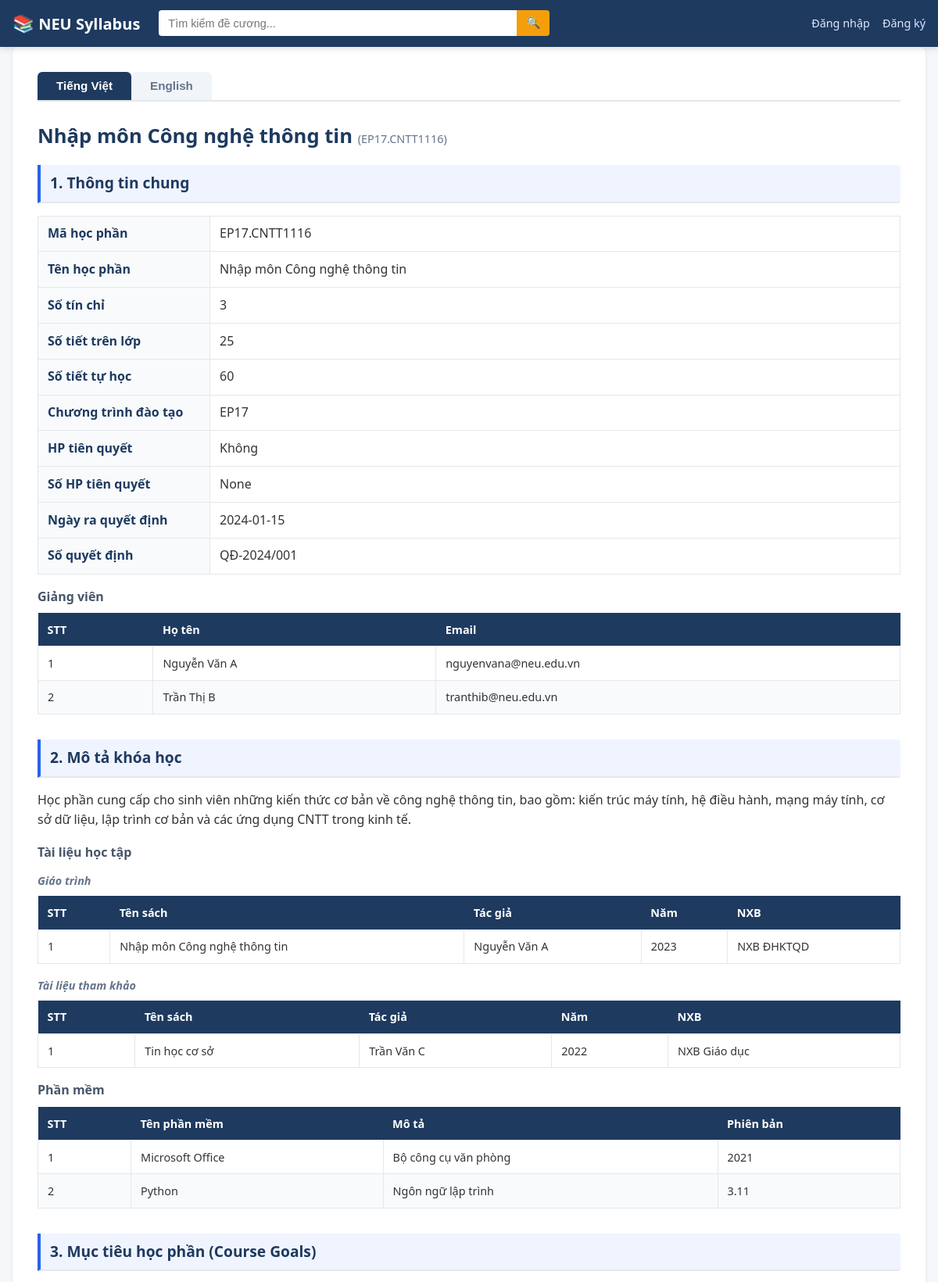
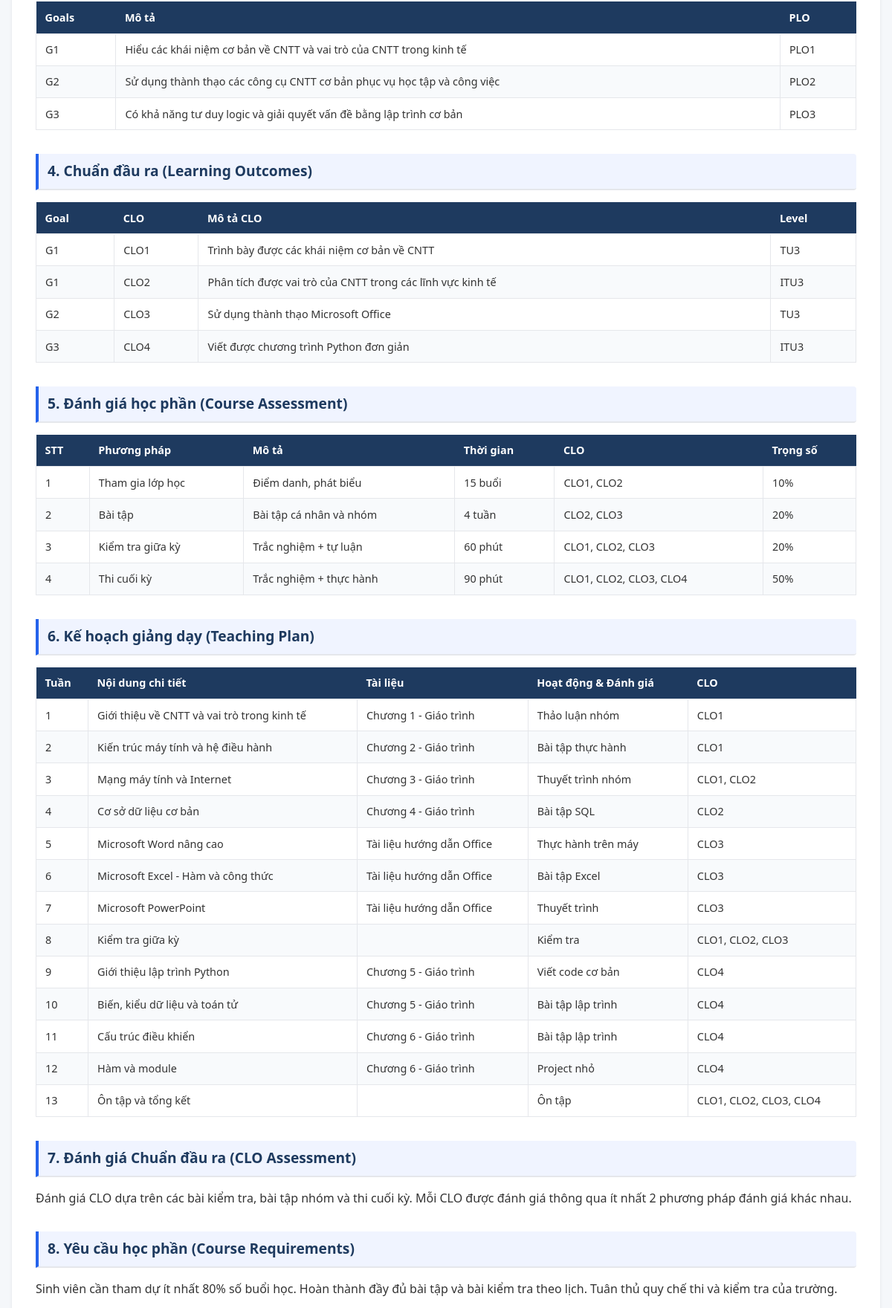
Screenshot of /syllabus/EP17.CNTT1116 (upper part) with the database file from the repository (2 pictures, top to bottom).
### tables this page shows
CREATE TABLE syllabi (
    id INTEGER PRIMARY KEY AUTOINCREMENT,
    course_code TEXT UNIQUE NOT NULL,
    course_title_vi TEXT,
    course_title_en TEXT,
    credits INTEGER DEFAULT 0,
    contact_hours INTEGER DEFAULT 0,
    self_study_hours INTEGER DEFAULT 0,
    training_program TEXT,
    decision_date TEXT,
    decision_number TEXT,
    prerequisite_courses_vi TEXT,
    prerequisite_courses_en TEXT,
    num_prerequisite_courses TEXT DEFAULT 'None',
    description_vi TEXT,
    description_en TEXT,
    clo_assessment_vi TEXT,
    clo_assessment_en TEXT,
    course_requirements_vi TEXT,
    course_requirements_en TEXT,
    adjustment_time TEXT,
    created_at TIMESTAMP DEFAULT CURRENT_TIMESTAMP,
    updated_at TIMESTAMP DEFAULT CURRENT_TIMESTAMP
);

CREATE TABLE syllabus_instructors (
    id INTEGER PRIMARY KEY AUTOINCREMENT,
    syllabus_id INTEGER NOT NULL,
    language TEXT NOT NULL DEFAULT 'VI',
    full_name TEXT NOT NULL,
    email TEXT,
    FOREIGN KEY (syllabus_id) REFERENCES syllabi(id) ON DELETE CASCADE
);

CREATE TABLE syllabus_books (
    id INTEGER PRIMARY KEY AUTOINCREMENT,
    syllabus_id INTEGER NOT NULL,
    language TEXT NOT NULL DEFAULT 'VI',
    book_type TEXT NOT NULL DEFAULT 'textbook',
    title TEXT NOT NULL,
    author TEXT,
    year TEXT,
    publisher TEXT,
    FOREIGN KEY (syllabus_id) REFERENCES syllabi(id) ON DELETE CASCADE
);

CREATE TABLE syllabus_software (
    id INTEGER PRIMARY KEY AUTOINCREMENT,
    syllabus_id INTEGER NOT NULL,
    language TEXT NOT NULL DEFAULT 'VI',
    software_name TEXT NOT NULL,
    description TEXT,
    version TEXT,
    FOREIGN KEY (syllabus_id) REFERENCES syllabi(id) ON DELETE CASCADE
);

CREATE TABLE course_goals (
    id INTEGER PRIMARY KEY AUTOINCREMENT,
    syllabus_id INTEGER NOT NULL,
    language TEXT NOT NULL DEFAULT 'VI',
    goal_code TEXT NOT NULL,
    description TEXT,
    plo TEXT,
    FOREIGN KEY (syllabus_id) REFERENCES syllabi(id) ON DELETE CASCADE
);

CREATE TABLE learning_outcomes (
    id INTEGER PRIMARY KEY AUTOINCREMENT,
    syllabus_id INTEGER NOT NULL,
    language TEXT NOT NULL DEFAULT 'VI',
    goal TEXT,
    clo_code TEXT NOT NULL,
    clo_description TEXT,
    level TEXT,
    FOREIGN KEY (syllabus_id) REFERENCES syllabi(id) ON DELETE CASCADE
);

CREATE TABLE course_assessments (
    id INTEGER PRIMARY KEY AUTOINCREMENT,
    syllabus_id INTEGER NOT NULL,
    language TEXT NOT NULL DEFAULT 'VI',
    order_num INTEGER DEFAULT 0,
    method TEXT,
    description TEXT,
    time TEXT,
    clo TEXT,
    weight TEXT,
    FOREIGN KEY (syllabus_id) REFERENCES syllabi(id) ON DELETE CASCADE
);

CREATE TABLE teaching_plans (
    id INTEGER PRIMARY KEY AUTOINCREMENT,
    syllabus_id INTEGER NOT NULL,
    language TEXT NOT NULL DEFAULT 'VI',
    week INTEGER NOT NULL,
    detail TEXT,
    reference TEXT,
    activities_assessment TEXT,
    clo TEXT,
    FOREIGN KEY (syllabus_id) REFERENCES syllabi(id) ON DELETE CASCADE
);

### app.py (the view)
@app.route('/syllabus/<course_code>')
def course_detail(course_code):
    syllabus = models.get_syllabus_by_code(course_code)
    if not syllabus:
        flash('Không tìm thấy đề cương.', 'danger')
        return redirect(url_for('index'))
    sid = syllabus['id']
    data = {
        'syllabus': syllabus,
        'instructors_vi': models.get_sub_items('syllabus_instructors', sid, 'VI'),
        'instructors_en': models.get_sub_items('syllabus_instructors', sid, 'EN'),
        'books_vi': models.get_sub_items('syllabus_books', sid, 'VI'),
        'books_en': models.get_sub_items('syllabus_books', sid, 'EN'),
        'software_vi': models.get_sub_items('syllabus_software', sid, 'VI'),
        'software_en': models.get_sub_items('syllabus_software', sid, 'EN'),
        'goals_vi': models.get_sub_items('course_goals', sid, 'VI', 'goal_code'),
        'goals_en': models.get_sub_items('course_goals', sid, 'EN', 'goal_code'),
        'outcomes_vi': models.get_sub_items('learning_outcomes', sid, 'VI', 'clo_code'),
        'outcomes_en': models.get_sub_items('learning_outcomes', sid, 'EN', 'clo_code'),
        'assessments_vi': models.get_sub_items('course_assessments', sid, 'VI', 'order_num'),
        'assessments_en': models.get_sub_items('course_assessments', sid, 'EN', 'order_num'),
        'plans_vi': models.get_sub_items('teaching_plans', sid, 'VI', 'week'),
        'plans_en': models.get_sub_items('teaching_plans', sid, 'EN', 'week'),
    }
    return render_template('course_detail.html', **data)

### templates/course_detail.html (shortened to what this page needs)
{% extends 'base.html' %}
{% block content %}
<section class="section syllabus-detail">
    <div class="lang-tabs">
        <button class="lang-tab active" data-lang="vi" onclick="switchLang('vi')">Tiếng Việt</button>
        <button class="lang-tab" data-lang="en" onclick="switchLang('en')">English</button>
    </div>
    <div class="syllabus-header">
        <h1>
            <span class="lang-vi">{{ syllabus['course_title_vi'] }}</span>
            <small>({{ syllabus['course_code'] }})</small>
        </h1>
    </div>
    <div class="syllabus-section">
        <h2>
            <span class="lang-vi">1. Thông tin chung</span>
        </h2>
        <table class="info-table">
            <tr>
                <th><span class="lang-vi">Mã học phần</span><span class="lang-en" style="display:none">Course Code</span></th>
                <td>{{ syllabus['course_code'] }}</td>
            </tr>
            <tr>
                <th><span class="lang-vi">Tên học phần</span><span class="lang-en" style="display:none">Course Title</span></th>
                <td>
                    <span class="lang-vi">{{ syllabus['course_title_vi'] }}</span>
                </td>
            </tr>
            <tr>
                <th><span class="lang-vi">Số tín chỉ</span><span class="lang-en" style="display:none">Credits</span></th>
                <td>{{ syllabus['credits'] }}</td>
            </tr>
            <tr>
                <th><span class="lang-vi">Số tiết trên lớp</span><span class="lang-en" style="display:none">Contact Hours</span></th>
                <td>{{ syllabus['contact_hours'] }}</td>
            </tr>
            <tr>
                <th><span class="lang-vi">Số tiết tự học</span><span class="lang-en" style="display:none">Self-study Hours</span></th>
                <td>{{ syllabus['self_study_hours'] }}</td>
            </tr>
            <tr>
                <th><span class="lang-vi">Chương trình đào tạo</span><span class="lang-en" style="display:none">Training Program</span></th>
                <td>{{ syllabus['training_program'] }}</td>
            </tr>
            <tr>
                <th><span class="lang-vi">HP tiên quyết</span><span class="lang-en" style="display:none">Prerequisites</span></th>
                <td>
                    <span class="lang-vi">{{ syllabus['prerequisite_courses_vi'] or 'Không' }}</span>
                </td>
            </tr>
            <tr>
                <th><span class="lang-vi">Số HP tiên quyết</span><span class="lang-en" style="display:none">Number of Prerequisites</span></th>
                <td>{{ syllabus['num_prerequisite_courses'] }}</td>
            </tr>
            <tr>
                <th><span class="lang-vi">Ngày ra quyết định</span><span class="lang-en" style="display:none">Decision Date</span></th>
                <td>{{ syllabus['decision_date'] }}</td>
            </tr>
            <tr>
                <th><span class="lang-vi">Số quyết định</span><span class="lang-en" style="display:none">Decision Number</span></th>
                <td>{{ syllabus['decision_number'] }}</td>
            </tr>
        </table>
        <h3>
            <span class="lang-vi">Giảng viên</span>
        </h3>
        <div class="lang-vi">
        {% if instructors_vi %}
        <table class="data-table">
            <thead><tr><th>STT</th><th>Họ tên</th><th>Email</th></tr></thead>
            <tbody>
            {% for i in instructors_vi %}
            <tr><td>{{ loop.index }}</td><td>{{ i['full_name'] }}</td><td>{{ i['email'] }}</td></tr>
            {% endfor %}
            </tbody>
        </table>
        {% else %}<p class="empty-note">Chưa có thông tin.</p>{% endif %}
        </div>
    </div>
    <div class="syllabus-section">
        <h2>
            <span class="lang-vi">2. Mô tả khóa học</span>
        </h2>
        <div class="lang-vi">
            <p>{{ syllabus['description_vi'] or 'Chưa có thông tin.' }}</p>
        </div>
        <h3>
            <span class="lang-vi">Tài liệu học tập</span>
        </h3>
        <div class="lang-vi">
        {% set textbooks_vi = books_vi|selectattr('book_type', 'equalto', 'textbook')|list %}
        {% set refs_vi = books_vi|selectattr('book_type', 'equalto', 'reference')|list %}
        {% if textbooks_vi %}
        <h4>Giáo trình</h4>
        <table class="data-table">
            <thead><tr><th>STT</th><th>Tên sách</th><th>Tác giả</th><th>Năm</th><th>NXB</th></tr></thead>
            <tbody>
            {% for b in textbooks_vi %}
            <tr><td>{{ loop.index }}</td><td>{{ b['title'] }}</td><td>{{ b['author'] }}</td><td>{{ b['year'] }}</td><td>{{ b['publisher'] }}</td></tr>
            {% endfor %}
            </tbody>
        </table>
        {% endif %}
        {% if refs_vi %}
        <h4>Tài liệu tham khảo</h4>
        <table class="data-table">
            <thead><tr><th>STT</th><th>Tên sách</th><th>Tác giả</th><th>Năm</th><th>NXB</th></tr></thead>
            <tbody>
            {% for b in refs_vi %}
            <tr><td>{{ loop.index }}</td><td>{{ b['title'] }}</td><td>{{ b['author'] }}</td><td>{{ b['year'] }}</td><td>{{ b['publisher'] }}</td></tr>
            {% endfor %}
            </tbody>
        </table>
        {% endif %}
        </div>
        {% set textbooks_en = books_en|selectattr('book_type', 'equalto', 'textbook')|list %}
        {% set refs_en = books_en|selectattr('book_type', 'equalto', 'reference')|list %}
        <h3>
            <span class="lang-vi">Phần mềm</span>
        </h3>
        <div class="lang-vi">
        {% if software_vi %}
        <table class="data-table">
            <thead><tr><th>STT</th><th>Tên phần mềm</th><th>Mô tả</th><th>Phiên bản</th></tr></thead>
            <tbody>
            {% for sw in software_vi %}
            <tr><td>{{ loop.index }}</td><td>{{ sw['software_name'] }}</td><td>{{ sw['description'] }}</td><td>{{ sw['version'] }}</td></tr>
            {% endfor %}
            </tbody>
        </table>
        {% else %}<p class="empty-note">Chưa có thông tin.</p>{% endif %}
        </div>
    </div>
    <div class="syllabus-section">
        <h2>
            <span class="lang-vi">3. Mục tiêu học phần (Course Goals)</span>
        </h2>
        <div class="lang-vi">
        {% if goals_vi %}
        <table class="data-table">
            <thead><tr><th>Goals</th><th>Mô tả</th><th>PLO</th></tr></thead>
            <tbody>
            {% for g in goals_vi %}
            <tr><td>{{ g['goal_code'] }}</td><td>{{ g['description'] }}</td><td>{{ g['plo'] }}</td></tr>
            {% endfor %}
            </tbody>
        </table>
        {% else %}<p class="empty-note">Chưa có thông tin.</p>{% endif %}
        </div>
    </div>
    <div class="syllabus-section">
        <h2>
            <span class="lang-vi">4. Chuẩn đầu ra (Learning Outcomes)</span>
        </h2>
        <div class="lang-vi">
        {% if outcomes_vi %}
        <table class="data-table">
            <thead><tr><th>Goal</th><th>CLO</th><th>Mô tả CLO</th><th>Level</th></tr></thead>
            <tbody>
            {% for o in outcomes_vi %}
            <tr><td>{{ o['goal'] }}</td><td>{{ o['clo_code'] }}</td><td>{{ o['clo_description'] }}</td><td>{{ o['level'] }}</td></tr>
            {% endfor %}
            </tbody>
        </table>
        {% else %}<p class="empty-note">Chưa có thông tin.</p>{% endif %}
        </div>
    </div>
    <div class="syllabus-section">
        <h2>
            <span class="lang-vi">5. Đánh giá học phần (Course Assessment)</span>
        </h2>
        <div class="lang-vi">
        {% if assessments_vi %}
        <table class="data-table">
            <thead><tr><th>STT</th><th>Phương pháp</th><th>Mô tả</th><th>Thời gian</th><th>CLO</th><th>Trọng số</th></tr></thead>
            <tbody>
            {% for a in assessments_vi %}
            <tr><td>{{ a['order_num'] }}</td><td>{{ a['method'] }}</td><td>{{ a['description'] }}</td><td>{{ a['time'] }}</td><td>{{ a['clo'] }}</td><td>{{ a['weight'] }}</td></tr>
            {% endfor %}
            </tbody>
        </table>
        {% else %}<p class="empty-note">Chưa có thông tin.</p>{% endif %}
        </div>
    </div>
    <div class="syllabus-section">
        <h2>
            <span class="lang-vi">6. Kế hoạch giảng dạy (Teaching Plan)</span>
        </h2>
        <div class="lang-vi">
        {% if plans_vi %}
        <table class="data-table">
            <thead><tr><th>Tuần</th><th>Nội dung chi tiết</th><th>Tài liệu</th><th>Hoạt động & Đánh giá</th><th>CLO</th></tr></thead>
            <tbody>
            {% for p in plans_vi %}
            <tr><td>{{ p['week'] }}</td><td>{{ p['detail'] }}</td><td>{{ p['reference'] }}</td><td>{{ p['activities_assessment'] }}</td><td>{{ p['clo'] }}</td></tr>
            {% endfor %}
            </tbody>
        </table>
        {% else %}<p class="empty-note">Chưa có thông tin.</p>{% endif %}
        </div>
    </div>
    <div class="syllabus-section">
        <h2>
            <span class="lang-vi">7. Đánh giá Chuẩn đầu ra (CLO Assessment)</span>
        </h2>
        <div class="lang-vi">
            <p>{{ syllabus['clo_assessment_vi'] or 'Chưa có thông tin.' }}</p>
        </div>
    </div>
    <div class="syllabus-section">
        <h2>
            <span class="lang-vi">8. Yêu cầu học phần (Course Requirements)</span>
        </h2>
        <div class="lang-vi">
            <p>{{ syllabus['course_requirements_vi'] or 'Chưa có thông tin.' }}</p>
        </div>
    </div>
</section>
{% endblock %}

### rows the page displays
syllabi: course_title_vi "Nhập môn Công nghệ thông tin", course_code "EP17.CNTT1116", credits "3", contact_hours "25", self_study_hours "60", training_program "EP17", prerequisite_courses_vi "Không", num_prerequisite_courses "None", decision_date "2024-01-15", decision_number "QĐ-2024/001", description_vi "Học phần cung cấp cho sinh viên những kiến thức cơ bản về công nghệ thông tin, bao gồm: kiến trúc máy tính, hệ điều hành, mạng máy tính, cơ sở dữ liệu, lập trình cơ bản và các ứng dụng CNTT trong kinh tế.", clo_assessment_vi "Đánh giá CLO dựa trên các bài kiểm tra, bài tập nhóm và thi cuối kỳ. Mỗi CLO được đánh giá thông qua ít nhất 2 phương pháp đánh giá khác nhau.", course_requirements_vi "Sinh viên cần tham dự ít nhất 80% số buổi học. Hoàn thành đầy đủ bài tập và bài kiểm tra theo lịch. Tuân thủ quy chế thi và kiểm tra của trường."
syllabus_instructors: full_name "Nguyễn Văn A", email "nguyenvana@neu.edu.vn"
syllabus_instructors: full_name "Trần Thị B", email "tranthib@neu.edu.vn"
syllabus_books: title "Nhập môn Công nghệ thông tin", author "Nguyễn Văn A", year "2023", publisher "NXB ĐHKTQD"
syllabus_books: title "Tin học cơ sở", author "Trần Văn C", year "2022", publisher "NXB Giáo dục"
syllabus_software: software_name "Microsoft Office", description "Bộ công cụ văn phòng", version "2021"
syllabus_software: software_name "Python", description "Ngôn ngữ lập trình", version "3.11"
course_goals: goal_code "G1", description "Hiểu các khái niệm cơ bản về CNTT và vai trò của CNTT trong kinh tế", plo "PLO1"
course_goals: goal_code "G2", description "Sử dụng thành thạo các công cụ CNTT cơ bản phục vụ học tập và công việc", plo "PLO2"
course_goals: goal_code "G3", description "Có khả năng tư duy logic và giải quyết vấn đề bằng lập trình cơ bản", plo "PLO3"
learning_outcomes: goal "G1", clo_code "CLO1", clo_description "Trình bày được các khái niệm cơ bản về CNTT", level "TU3"
learning_outcomes: goal "G1", clo_code "CLO2", clo_description "Phân tích được vai trò của CNTT trong các lĩnh vực kinh tế", level "ITU3"
learning_outcomes: goal "G2", clo_code "CLO3", clo_description "Sử dụng thành thạo Microsoft Office", level "TU3"
learning_outcomes: goal "G3", clo_code "CLO4", clo_description "Viết được chương trình Python đơn giản", level "ITU3"
course_assessments: order_num "1", method "Tham gia lớp học", description "Điểm danh, phát biểu", time "15 buổi", clo "CLO1, CLO2", weight "10%"
course_assessments: order_num "2", method "Bài tập", description "Bài tập cá nhân và nhóm", time "4 tuần", clo "CLO2, CLO3", weight "20%"
course_assessments: order_num "3", method "Kiểm tra giữa kỳ", description "Trắc nghiệm + tự luận", time "60 phút", clo "CLO1, CLO2, CLO3", weight "20%"
course_assessments: order_num "4", method "Thi cuối kỳ", description "Trắc nghiệm + thực hành", time "90 phút", clo "CLO1, CLO2, CLO3, CLO4", weight "50%"
teaching_plans: week "1", detail "Giới thiệu về CNTT và vai trò trong kinh tế", reference "Chương 1 - Giáo trình", activities_assessment "Thảo luận nhóm", clo "CLO1"
teaching_plans: week "2", detail "Kiến trúc máy tính và hệ điều hành", reference "Chương 2 - Giáo trình", activities_assessment "Bài tập thực hành", clo "CLO1"
teaching_plans: week "3", detail "Mạng máy tính và Internet", reference "Chương 3 - Giáo trình", activities_assessment "Thuyết trình nhóm", clo "CLO1, CLO2"
teaching_plans: week "4", detail "Cơ sở dữ liệu cơ bản", reference "Chương 4 - Giáo trình", activities_assessment "Bài tập SQL", clo "CLO2"
teaching_plans: week "5", detail "Microsoft Word nâng cao", reference "Tài liệu hướng dẫn Office", activities_assessment "Thực hành trên máy", clo "CLO3"
teaching_plans: week "6", detail "Microsoft Excel - Hàm và công thức", reference "Tài liệu hướng dẫn Office", activities_assessment "Bài tập Excel", clo "CLO3"
teaching_plans: week "7", detail "Microsoft PowerPoint", reference "Tài liệu hướng dẫn Office", activities_assessment "Thuyết trình", clo "CLO3"
teaching_plans: week "8", detail "Kiểm tra giữa kỳ", activities_assessment "Kiểm tra", clo "CLO1, CLO2, CLO3"
teaching_plans: week "9", detail "Giới thiệu lập trình Python", reference "Chương 5 - Giáo trình", activities_assessment "Viết code cơ bản", clo "CLO4"
teaching_plans: week "10", detail "Biến, kiểu dữ liệu và toán tử", reference "Chương 5 - Giáo trình", activities_assessment "Bài tập lập trình", clo "CLO4"
teaching_plans: week "11", detail "Cấu trúc điều khiển", reference "Chương 6 - Giáo trình", activities_assessment "Bài tập lập trình", clo "CLO4"
teaching_plans: week "12", detail "Hàm và module", reference "Chương 6 - Giáo trình", activities_assessment "Project nhỏ", clo "CLO4"
teaching_plans: week "13", detail "Ôn tập và tổng kết", activities_assessment "Ôn tập", clo "CLO1, CLO2, CLO3, CLO4"
